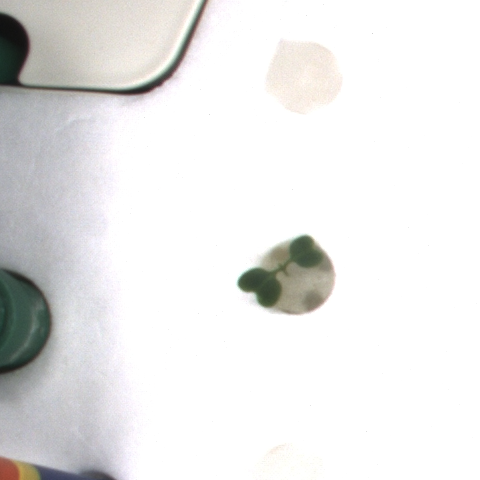
#> input picture Project I/multi_plant/rgb_00_00_000_00.png, 480 x 480 px; its folder holds only this picture in this run
$ python saveToFile.py
#> lines starting #> are read from the running program, lines starting #| are printed output that depends on the picture; after the words box and inside, x2 and y2 are one past the last pixel; in counts of white or black regions, pixels touching at a corner belong together
### Project I/mask.py
# import the necessary packages
import numpy as np
import cv2
import random
import os
from math import sqrt as sqrt

def mask(path, test):
    # load the image
#> called with path = './multi_plant/rgb_00_00_000_00.png', test = False
    image = cv2.imread(path,cv2.IMREAD_COLOR)
#> image is the input picture: shape (480, 480, 3); mean B, G, R 231.7, 232.2, 232.5
    height, width, channels = image.shape
#> height = 480; width = 480; channels = 3
    if test :
        cv2.imshow("Image", image)
        cv2.waitKey()

    # remove generally all colors exept shades of green
    hsv = cv2.cvtColor(image , cv2.COLOR_BGR2HSV)
#> hsv: shape (480, 480, 3); mean H, S, V 29.8, 6.2, 234
    lower_green = np.array([0, 0, 0],np.uint8)
    upper_green = np.array([179, 255, 165],np.uint8)
    mask = cv2.inRange(hsv, lower_green , upper_green)
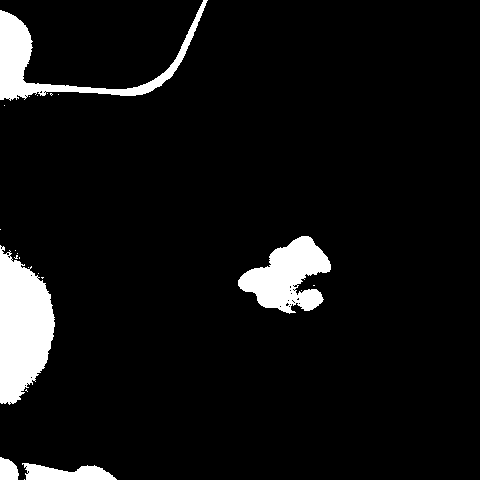
#> mask: shape (480, 480); 6.8% white; 23 white regions (18 under 20 px)
    if test :
        cv2.imshow("Image", mask)
        cv2.waitKey()

    # finding contur of the biggest area
    ret,thresh = cv2.threshold(mask,127,255,0)
    contours, hierarchy = cv2.findContours(thresh,cv2.RETR_TREE,cv2.CHAIN_APPROX_SIMPLE)
#> contours = 59 contours, 54 with area under 20; largest, box (x1, y1, x2, y2) and area: (0, 245, 55, 405) 5962, (238, 236, 331, 314) 3900, (0, 0, 208, 101) 3604, (22, 463, 117, 480) 956, (0, 457, 19, 480) 312
    c = sorted(contours, key = cv2.contourArea, reverse = True)[0]
#> c = contour of 194 points, box (x1, y1, x2, y2) (0, 245, 55, 405), area 5962

    # if the biggest contur has the area > 40000 then remove more precisely all colors except green
    if cv2.contourArea(c) > 40000:
        segmented = cv2.bitwise_and(image , image , mask=mask)
        hsv = cv2.cvtColor(segmented , cv2.COLOR_BGR2HSV)
        lower_green = np.array([27, 29, 0],np.uint8)
        upper_green = np.array([179, 255, 165],np.uint8)
        mask = cv2.inRange(hsv, lower_green , upper_green)
        if test :
            cv2.imshow("warunek", mask)
            cv2.waitKey()
        ret,thresh = cv2.threshold(mask,127,255,0)
        contours, hierarchy = cv2.findContours(thresh,cv2.RETR_TREE,cv2.CHAIN_APPROX_SIMPLE)
        # set minArea = 5000
        minArea = 5000
    else :
        # set minArea = 1000
        minArea = 1000

    # finding the generall shape of plant as the most center contour
    # of the area > minArea
    closest=1000
    for c in contours :
        if cv2.contourArea(c)>minArea:
            M = cv2.moments(c)
            cX = int(M["m10"] / M["m00"])
            cY = int(M["m01"] / M["m00"])
            dist=abs(width/2-cX)+abs(height/2-cY)
            if closest > dist:
                closest=dist
                cnt=c
#> this loop made 59 passes
#> (cX, cY, dist, closest) on passes 16, 27: (22, 327, 305, 305), (287, 276, 83, 83)
#> (cX, cY, dist) on pass 53: (56, 62, 362)
#> after the loop, closest = 83; cnt = contour of 208 points, box (x1, y1, x2, y2) (238, 236, 331, 314), area 3900

    # take the general mask of the plant
    mask = cv2.drawContours(np.zeros((height ,width ,3), np.uint8 ), [cnt], 0, (255,255,255), cv2.FILLED)
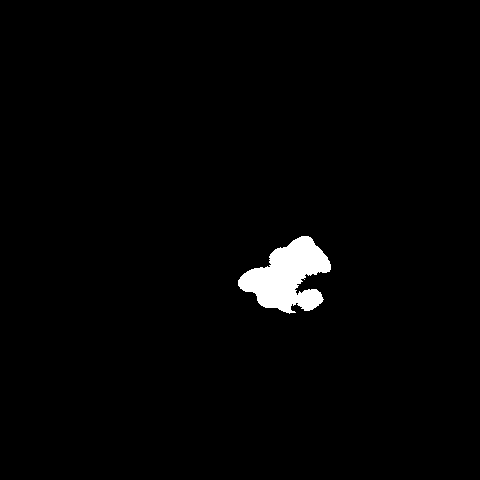
#> mask: shape (480, 480, 3); 1.8% white; 1 white region, box (x1, y1, x2, y2) and area: (238, 236, 331, 314) 4067
    mask = cv2.cvtColor(mask ,cv2.COLOR_BGR2GRAY)
    if test :
        cv2.imshow("Image", mask)
        cv2.waitKey()

    # take only part of the mask from the image
    segmented = cv2.bitwise_and(image , image , mask=mask)
    if test :
        cv2.imshow("seg", segmented)
        cv2.waitKey()

    # more precisely remove all colors exept green
    # only from the segmented part of the image
    hsv = cv2.cvtColor(segmented , cv2.COLOR_BGR2HSV)
#> hsv: shape (480, 480, 3); mean H, S, V 0.7, 0.9, 2.1
    lower_brown = np.array([37, 31, 28],np.uint8)
    upper_brown = np.array([86, 255, 134],np.uint8)
    mask_seg = cv2.inRange(hsv, lower_brown , upper_brown)
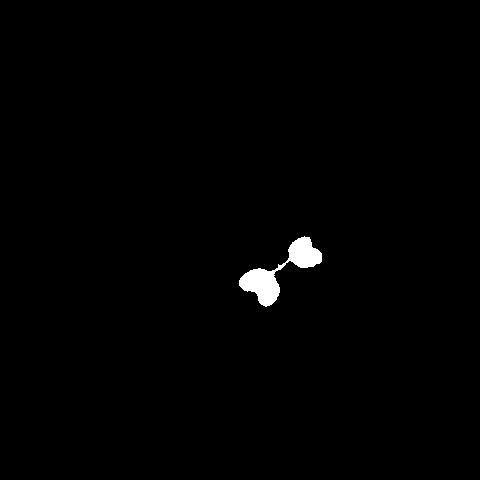
#> mask_seg: shape (480, 480); 0.8% white; 1 white region
    if test :
        cv2.imshow("Mask Seg", mask_seg)
        cv2.waitKey()

    # perform a series of erosions and dilations depends on the max contour area
    kernel22 = cv2.getStructuringElement(cv2.MORPH_RECT, (1,1))
    mask_seg = cv2.morphologyEx(mask_seg, cv2.MORPH_OPEN , kernel22)
    ret,thresh = cv2.threshold(mask_seg,127,255,0)
    contours, hierarchy = cv2.findContours(thresh,cv2.RETR_TREE,cv2.CHAIN_APPROX_SIMPLE)
#> contours = 1 contour; box (x1, y1, x2, y2) and area: (239, 236, 322, 307) 1716
    # take the biggest contour
    maxContour = sorted(contours, key = cv2.contourArea, reverse = True)[0]
#> maxContour = contour of 125 points, box (x1, y1, x2, y2) (239, 236, 322, 307), area 1716
    # set size of the contour devided by 25000
    size = int(cv2.contourArea(maxContour)//25000)
#> size = 0
    # perform erosion and dilatation with size iteration
    mask_seg = cv2.erode(mask_seg, None, iterations = size)
    mask_seg = cv2.dilate(mask_seg, None, iterations = size)
    if test :
        cv2.imshow("Mask  Closed", mask_seg)
        cv2.waitKey()
    # and return the mask of the plant
    return mask_seg

# Debuging
# image_path = './multi_plant/rgb_00_01_000_04.png'
# cv2.imshow("Result",mask(image_path, True))
# cv2.waitKey()

### Project I/labeling.py
import numpy as np
import cv2
from mask import mask

image_path = './multi_plant/rgb_00_03_000_00.png'

colors = [(255,0,0),(0,255,0),(255,255,0),(0,0,255),(255,0,255),(0,255,255),(128,128,128),(255,128,128),(128,255,128),(128,128,255)]

# additional fucntion for overlapping mask
# remove the are intersection of mask1 and mask2 from mask1
def removeBitwiseMask(mask1, mask2):
    m2 =  cv2.cvtColor(mask2,cv2.COLOR_BGR2GRAY)
    ret,th2 = cv2.threshold(m2,0,255,cv2.THRESH_BINARY)
    mask_inv = cv2.bitwise_not(th2)
    mask1 = cv2.bitwise_and(mask1 , mask1 , mask=mask_inv)
    return mask1

# the main function
# finding the mask for leaves
def label(p,test):
    # read mask from mask fucntion
    my_mask = mask(p,False)
    if test :
        cv2.imshow("Mask", my_mask)
    height, width = my_mask.shape
#> height = 480; width = 480

    # find the biggest contour
    ret,thresh = cv2.threshold(my_mask,127,255,0)
    contours, hierarchy = cv2.findContours(thresh,cv2.RETR_TREE,cv2.CHAIN_APPROX_SIMPLE)
    maxContour = sorted(contours, key = cv2.contourArea, reverse = True)[0]
    maxContourArea = cv2.contourArea(maxContour)
#> maxContourArea = 1715.5

    #cases of erosion and dilatalion depends on the area
    if maxContourArea < 7500 :
        size = int(cv2.contourArea(maxContour)//10000) + 5
#> size = 5
        erod = size
#> erod = 5
        dilat = 3 * size
#> dilat = 15
        minArea = 0
    else:
        if maxContourArea < 15000 :
            size = int(cv2.contourArea(maxContour)//5000) + 13
            erod = size
            dilat = 2 * size
            minArea = 0
        else:
            if maxContourArea < 35000:
                size = int(cv2.contourArea(maxContour)//5000) + 10
                erod = size
                dilat = 2.2 * size
                minArea = 500
            else:
                size = int(cv2.contourArea(maxContour)//10000) + 3
                erod = size
                dilat = 4.1 * size
                minArea = 0
    dilat = int(dilat)

    # pefrome erosion
    mask_erode = cv2.erode(my_mask, None, iterations = erod)
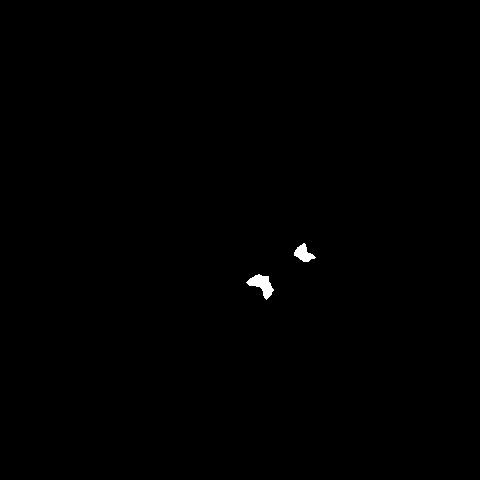
#> mask_erode: shape (480, 480); 0.24% white; 2 white regions
    if test :
        cv2.imshow("Mask  Closed", mask_erode)
        cv2.waitKey()

    # take all contour in the mask_erode
    ret,thresh = cv2.threshold(mask_erode,127,255,0)
    contours, hierarchy = cv2.findContours(thresh,cv2.RETR_TREE,cv2.CHAIN_APPROX_SIMPLE)
#> contours = 2 contours; box (x1, y1, x2, y2) and area: (246, 274, 274, 300) 304, (294, 243, 316, 262) 194
    l = list()
    iter=0

    # sort the contours
    contours = sorted(contours, key = cv2.contourArea, reverse=True)
    for cnt in contours:
        if cv2.contourArea(cnt)>minArea:
            # make the mask of the contour and dilate it
            m = cv2.drawContours(np.zeros((height ,width ,3), np.uint8 ), [cnt], 0, colors[iter%(len(colors)+1)], cv2.FILLED)
            m = cv2.dilate(m, None, iterations = dilat)
            # segmented with my_mask
            m = cv2.bitwise_and(m, m, mask=my_mask)
            iter=iter+1
            # add to list
            l.append(m)
#> this loop made 2 passes
#> iter on passes 1 to 2: 1, 2
#> after the loop, iter = 2; l = 2 items

    # for every mask in list
    for i in range(0,len(l)-1):
        #from bigger mask remove the intersection with the smaller
        l[i] = removeBitwiseMask(l[i], l[i+1])
#> this loop made 1 pass
#> pass 1, in removeBitwiseMask, `m2 =  cv2.cvtColor(mask2,cv2.COLOR_BGR2GRAY)`:
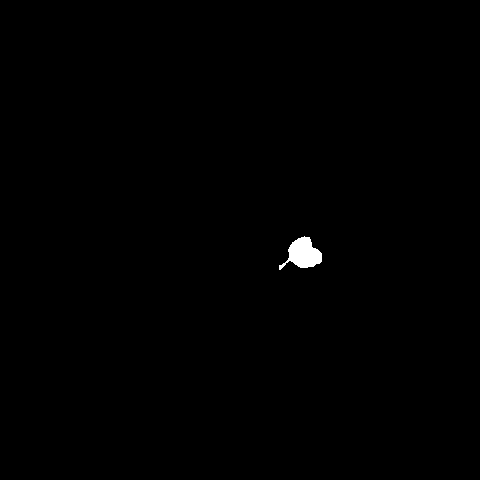
#> m2: shape (480, 480); values 0 (black) and 150 (white), 0.35% white; 1 white region, box (x1, y1, x2, y2) and area: (279, 236, 322, 270) 799

    if test :
        cv2.imshow("Sum(l)", sum(l))
        cv2.waitKey()
    #return the list of mask
    return l

# cv2.imshow("Result",sum(label(image_path, True)))
# cv2.waitKey()

### Project I/saveToFile.py
# import the necessary packages
import glob
import numpy as np
import cv2
import os
from mask import mask
from labeling import label

# paths and directories
pathToRead = './multi_plant'
pathToWrite = './'
directoryMask = 'my_masks'
directoryLabel = 'my_labels'
directoryBoxes = 'my_bounding_boxes'

# save mask
def saveMasks(name):
    image = mask(name, False)
    name = os.path.basename(name)
    cv2.imwrite(pathToWrite+directoryMask+'/'+name, image)

#save label
def saveLabels(name):
    image = sum(label(name, False))
    name = os.path.basename(name)
    cv2.imwrite(pathToWrite+directoryLabel+'/'+name.replace('rgb','label'), image)

#save bounding box
def saveBoxes(name):
    mask = mask(name,False)
    image = cv2.imread(name,cv2.IMREAD_COLOR)
    x,y,w,h = cv2.boundingRect(mask)
    cv2.rectangle(image,(x,y),(x+w,y+h),(0,255,0),2)
    name = os.path.basename(name)
    cv2.imwrite(pathToWrite+directoryBoxes+'/'+name.replace('rgb','box'), image)

# read all files from the pathToRead
files = [f for f in glob.glob(pathToRead + "**/*.png", recursive=True)]

#if destination directory doesn't exist then create
if not os.path.exists(directoryMask):
    os.makedirs(directoryMask)
if not os.path.exists(directoryLabel):
    os.makedirs(directoryLabel)
if not os.path.exists(directoryBoxes):
    os.makedirs(directoryBoxes)
# counter of progress
i=0
# try to catch exceptions
try :
    # for every file in reading directory
    for f in files:
        # saveMasks(f)
        # saveBoxes(f)
        saveLabels(f)
        # print the progress
        print(i/9)
        i+=1
# if there is any exception print the error and the path which rise the exception
except Exception as e:
        print(e)
        print(f)

$ run again, on Project I/multi_plant/rgb_00_00_005_03.png
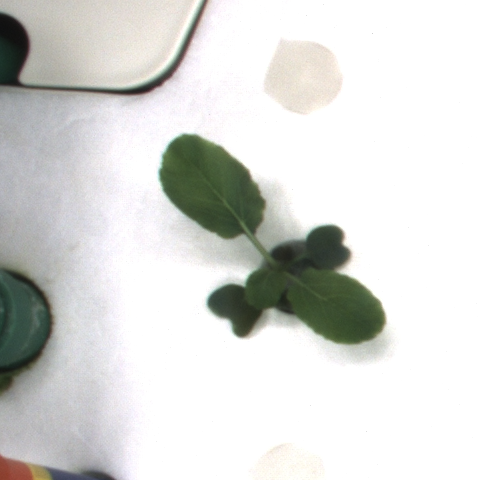
#> input picture Project I/multi_plant/rgb_00_00_005_03.png, 480 x 480 px
#> in mask, image is the input picture: shape (480, 480, 3); mean B, G, R 214.3, 217.1, 216.2
#> in mask, `mask = cv2.inRange(hsv, lower_green , upper_green)`:
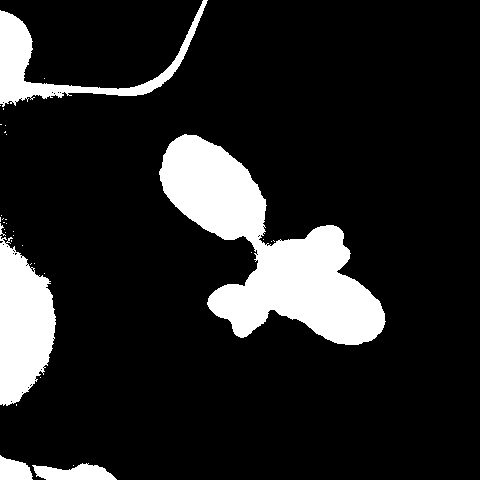
#> mask: shape (480, 480); 14.1% white; 35 white regions (29 under 20 px)
#> in mask, `contours, hierarchy = cv2.findContours(thresh,cv2.RETR_TREE,cv2.CHAIN_..`: contours = 66 contours, 61 with area under 20; largest, box (x1, y1, x2, y2) and area: (159, 134, 386, 345) 19466, (0, 236, 56, 406) 6522, (0, 0, 208, 107) 3982, (32, 463, 117, 480) 884, (0, 455, 33, 480) 546
#> in mask, `c = sorted(contours, key = cv2.contourArea, reverse = True)[0]`: c = contour of 452 points, box (x1, y1, x2, y2) (159, 134, 386, 345), area 19466
#> the loop in mask, `for c in contours :` made 66 passes
#> (cX, cY, dist, closest) on passes 15, 46: (22, 324, 302, 302), (267, 250, 37, 37)
#> after the loop in mask, `for c in contours :`: closest = 37; cnt has the same summary as c
#> mask_seg: shape (480, 480); 7.7% white; 3 white regions (2 under 20 px)
#> in mask, `contours, hierarchy = cv2.findContours(thresh,cv2.RETR_TREE,cv2.CHAIN_..`: contours = 65 contours, 62 with area under 20; largest, box (x1, y1, x2, y2) and area: (160, 135, 383, 344) 17560, (281, 251, 291, 260) 41, (273, 249, 279, 257) 26
#> in mask, `maxContour = sorted(contours, key = cv2.contourArea, reverse = True)[0]`: maxContour = contour of 470 points, box (x1, y1, x2, y2) (160, 135, 383, 344), area 17560
#> in mask, `size = int(cv2.contourArea(maxContour)//25000)`: size = 0
#> maxContourArea = 17560.5
#> in label, `size = int(cv2.contourArea(maxContour)//5000) + 10`: size = 13
#> in label, `dilat = 2.2 * size`: dilat = 28.6
#> in label, `dilat = int(dilat)`: dilat = 28
#> mask_erode: shape (480, 480); 2% white; 3 white regions
#> in label, `contours, hierarchy = cv2.findContours(thresh,cv2.RETR_TREE,cv2.CHAIN_..`: contours = 3 contours; box (x1, y1, x2, y2) and area: (177, 153, 247, 220) 2414, (260, 275, 367, 329) 1936, (231, 300, 246, 304) 22
#> the loop in label, `for cnt in contours:` made 3 passes
#> iter on passes 1 to 2: 1, 2
#> after the loop in label, `for cnt in contours:`: iter = 2; l = 2 items
#> the loop in label, `for i in range(0,len(l)-1):` made 1 pass
#> in saveLabels, `image = sum(label(name, False))`:
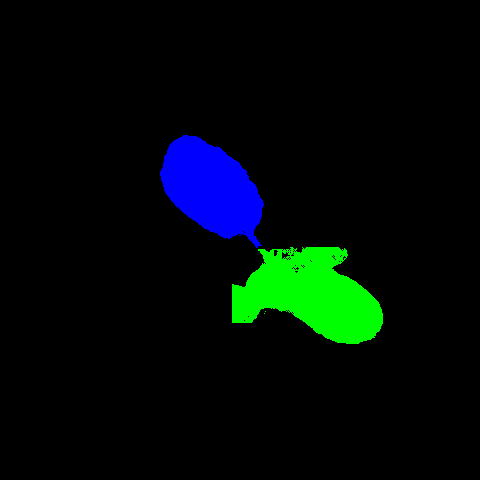
#> image: shape (480, 480, 3); mean of channels 0, 1, 2 7.9, 10.2, 0; drawn as B, G, R
